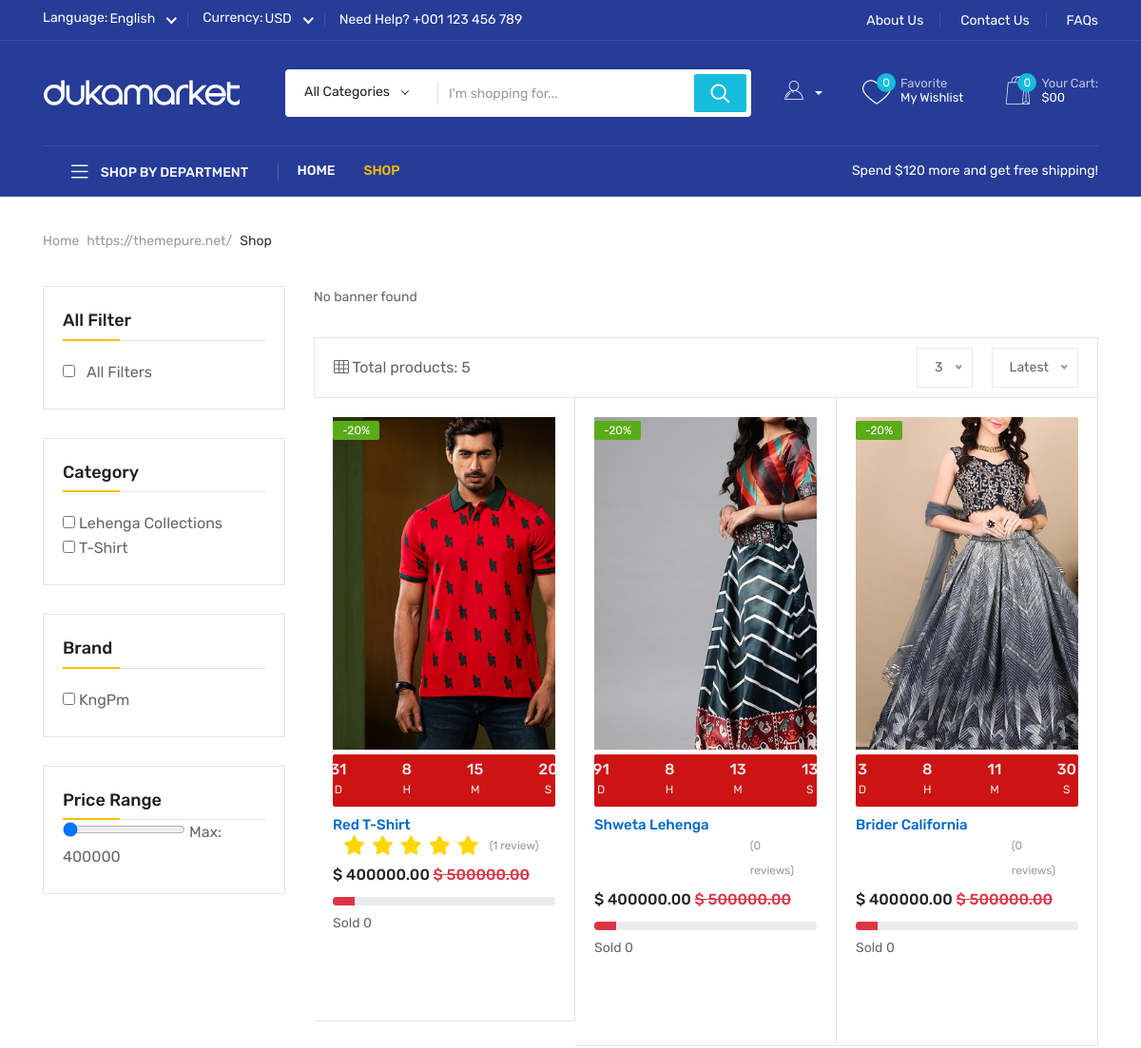
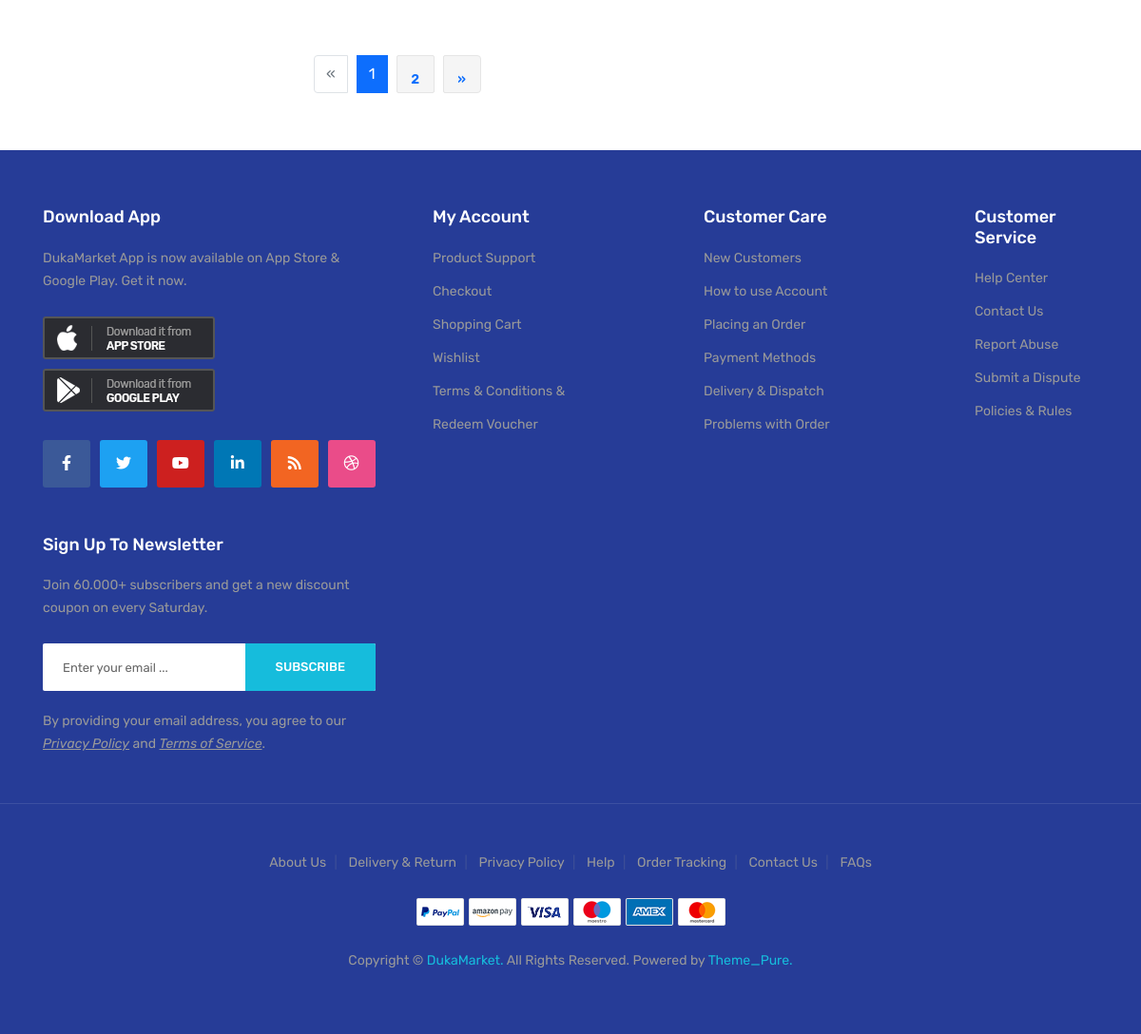
The app's page /shop/ with its own data (2 pictures, top to bottom).
### store/models.py (models this page shows, shortened)
class ImageTagMixin(models.Model):
    class Meta:
        abstract = True

class Category(ImageTagMixin):
    parent = models.ForeignKey('self', related_name='children', on_delete=models.CASCADE,
                               null=True, blank=True)
    title = models.CharField(max_length=150, unique=True)
    slug = models.SlugField(max_length=150, unique=True, blank=True, null=True)
    keyword = models.CharField(max_length=150, default='N/A')
    description = models.CharField(max_length=150, default='N/A')
    image = models.ImageField(upload_to='categories/%Y/%m/%d/',
                              default='defaults/default.jpg',
                              validators=[validate_image_size])
    status = models.CharField(max_length=10, choices=STATUS_CHOICES, default='active')
    is_featured = models.BooleanField(default=False)
    created_at = models.DateTimeField(auto_now_add=True)
    updated_at = models.DateTimeField(auto_now=True)
    class Meta:
        ordering = ['id']
        verbose_name_plural = '01. Categories'

class Brand(ImageTagMixin):
    title = models.CharField(max_length=150, unique=True)
    slug = models.SlugField(max_length=150, unique=True, blank=True, null=True)
    keyword = models.CharField(max_length=150, default='N/A')
    description = models.CharField(max_length=150, default='N/A')
    image = models.ImageField(upload_to='brands/%Y/%m/%d/',
                              default='defaults/default.jpg',
                              validators=[validate_image_size])
    status = models.CharField(max_length=10, choices=STATUS_CHOICES, default='active')
    is_featured = models.BooleanField(default=False)
    created_at = models.DateTimeField(auto_now_add=True)
    updated_at = models.DateTimeField(auto_now=True)
    class Meta:
        ordering = ['id']
        verbose_name_plural = '02. Brands'

class Product(ImageTagMixin):
    category = models.ForeignKey(Category, related_name='products', on_delete=models.CASCADE)
    brand = models.ForeignKey(Brand, related_name='products', on_delete=models.CASCADE)
    variant = models.CharField(max_length=150, choices=VARIANTS_TYPE_CHOICES, default='none')
    title = models.CharField(max_length=150, unique=True)
    slug = models.SlugField(max_length=150, unique=True, blank=True, null=True)
    old_price = models.DecimalField(max_digits=10, decimal_places=2, default=Decimal('500000.00'))
    sale_price = models.DecimalField(max_digits=10, decimal_places=2, default=Decimal('400000.00'))
    discount_percent = models.PositiveIntegerField(validators=[MinValueValidator(0), MaxValueValidator(100)], default=20)
    available_stock = models.PositiveIntegerField(validators=[MaxValueValidator(10000)], default=1)
    sold = models.PositiveIntegerField(default=0)
    prev_des = models.TextField(default='N/A')
    add_des = models.TextField(default='N/A')
    short_des = models.TextField(default='N/A')
    long_des = models.TextField(default='N/A')
    keyword = models.TextField(default='N/A')
    description = models.TextField(default='N/A')
    tag = models.CharField(max_length=150, default='N/A')
    deadline = models.DateTimeField(blank=True, null=True)
    is_deadline = models.BooleanField(default=False)
    is_featured = models.BooleanField(default=False)
    status = models.CharField(max_length=10, choices=STATUS_CHOICES, default='active')
    created_at = models.DateTimeField(auto_now_add=True)
    updated_at = models.DateTimeField(auto_now=True)
    class Meta:
        ordering = ['id']
        verbose_name_plural = '05. Products'

class ImageGallery(ImageTagMixin):
    product = models.ForeignKey(Product, related_name='images', on_delete=models.CASCADE)
    image = models.ImageField(upload_to='galleries/%Y/%m/%d/',
                              default='defaults/default.jpg',
                              validators=[validate_image_size])
    status = models.CharField(max_length=10, choices=STATUS_CHOICES, default='active')
    created_at = models.DateTimeField(auto_now_add=True)
    updated_at = models.DateTimeField(auto_now=True)
    class Meta:
        ordering = ['id']
        verbose_name_plural = '07. Image Galleries'

### store/views.py (the view)
# urls.py: path('shop/', ShopView.as_view(), name='shop'),
@method_decorator(never_cache, name='dispatch')
class ShopView(generic.View):
    def get(self, request):
        per_page_options = [3,6,12]
        sort_options = ['latest','new','upcoming']
        products = Product.objects.filter(status='active', available_stock__gt=0) \
            .select_related('category','brand') \
            .prefetch_related('reviews', 'variants') \
            .annotate(avg_rate=Avg('reviews__rating', filter=Q(reviews__status='active')))
        banners = Slider.objects.filter(slider_type='add', status='active')[:1]
        per_page = int(request.GET.get('per_page') or 3)
        sort_by = request.GET.get('sort','latest')
        page_number = int(request.GET.get('page') or 1)
        sort_map = {'latest':'-created_at','new':'created_at','upcoming':'deadline'}
        if sort_by == 'upcoming':
            products = products.filter(deadline__gt=timezone.now()).order_by('deadline')
        else:
            products = products.order_by(sort_map.get(sort_by,'-created_at'))
        paginator = Paginator(products, per_page)
        page_obj = paginator.get_page(page_number)
        context = {
            'products': page_obj,
            'banners': banners,
            'page_obj': page_obj,
            'per_page_options': per_page_options,
            'sort_options': sort_options,
            'selected_per_page': per_page,
            'selected_sort': sort_by
        }
        if request.headers.get('x-requested-with') == 'XMLHttpRequest':
            return JsonResponse({
                'html': render_to_string('store/grid.html',context,request=request),
                'pagination_html': render_to_string('store/pagination.html',context,request=request)
            })
        return render(request,'store/shop.html',context)

### templates/store/shop.html (shortened to what this page needs)
{% extends 'base.html' %}
{% load static %}
{% block main_content %}
<section class="breadcrumb__area box-plr-75">
    <div class="container">
        <div class="row">
            <div class="col-xxl-12">
                <div class="breadcrumb__wrapper">
                    <nav aria-label="breadcrumb">
                        <ol class="breadcrumb">
                            <li class="breadcrumb-item"><a href="{% url 'home' %}">Home</a></li>
                            <li class="breadcrumb-item active" aria-current="page">Shop</li>
                        </ol>
                    </nav>
                </div>
            </div>
        </div>
    </div>
</section>
<div class="shop-area mb-20">
    <div class="container">
        <div class="row">
            <div class="col-xl-3 col-lg-3">
                {% include 'store/filter.html' %}
            </div>
            <div class="col-xl-9 col-lg-9">
                <div class="shop-banner mb-30">
                    {% if banners %}
                    {% for banner in banners %}
                    <div class="banner-image">
                        <img class="banner-l" src="{{ banner.image.url }}" alt="{{ banner.title|title }}" style="width:100%;height:50%;">
                        <div class="banner-content text-center">
                            <h6>{{ banner.title|title }}</h6>
                            <p class="banner-text mb-30">
                                {{ banner.sub_title|truncatewords:10 }}
                            </p>
                            <a href="{% url 'shop' %}" class="st-btn-d b-radius">Discover now</a>
                        </div>
                    </div>
                    {% endfor %}
                    {% else %}
                    <p>No banner found</p>
                    {% endif %}
                </div>
                <div class="product-lists-top">
                    <div class="product__filter-wrap">
                        <div class="row align-items-center">
                            <div class="col-xxl-6 col-xl-6 col-lg-6 col-md-6">
                                <div class="product__filter d-sm-flex align-items-center">
                                    <div class="product__col">
                                        <i class="fal fa-th"></i>
                                        <span>Total products: {{ page_obj.paginator.count }}</span>
                                    </div>
                                </div>
                            </div>
                            <div class="col-xxl-6 col-xl-6 col-lg-6 col-md-6">
                                <div class="product__filter-right d-flex align-items-center justify-content-md-end">
                                    <div class="product__sorting product__show-no">
                                    </div>
                                    <div class="product__sorting product__show-position ml-20">
                                    </div>
                                </div>
                            </div>
                        </div>
                    </div>
                </div>
                <div class="product__show-list">
                    <div class="row g-0" id="product-grid">
                        {% include 'store/grid.html' %}
                    </div>
                </div>
                <div class="row">
                    <div class="col-xl-12">
                        <div class="basic-pagination pt-30 pb-30" id="pagination">
                            {% include 'store/pagination.html' %}
                        </div>
                    </div>
                </div>
            </div>
        </div>
    </div>
</div>
{% endblock main_content %}

### templates/store/filter.html
<div class="shop-sidebar">
    <div class="product-widget mb-30">
        <h5 class="pt-title">All Filter</h5>
        <div class="product__all-filter mt-20">
            <input type="checkbox" id="all-filters" class="filter-checkbox me-2" data-filter="all">
            <label for="all-filters">All Filters</label>
        </div>
    </div>
    <div class="product-widget mb-30">
        <h5 class="pt-title">Category</h5>
        <div class="product__category mt-20">
            {% for cat in cats %}
            <div class="product__category-item">
                <input type="checkbox" class="filter-checkbox filter-category" data-filter="category" value="{{ cat.id }}">
                <label>{{ cat.title }}</label>
            </div>
            {% endfor %}
        </div>
    </div>
    <div class="product-widget mb-30">
        <h5 class="pt-title">Brand</h5>
        <div class="product__brand mt-20">
            {% for brand in brands %}
            <div class="product__brand-item">
                <input type="checkbox" class="filter-checkbox filter-brand" data-filter="brand" value="{{ brand.id }}">
                <label>{{ brand.title }}</label>
            </div>
            {% endfor %}
        </div>
    </div>
    <div class="product-widget mb-30">
        <h5 class="pt-title">Price Range</h5>
        <input type="range" id="maxPrice" min="{{ min_price }}" max="{{ max_price }}" value="{{ max_price }}" step="5">
        <span id="priceValue">Max: {{ max_price }}</span>
    </div>
</div>

### templates/store/grid.html (shortened to what this page needs)
{% if products %}
    {% for product in products %}
        <div class="col-xl-4 col-lg-4 col-md-6 col-sm-6 mb-30">
            <div class="product__item product__item-d">
                <div class="product__thumb fix">
                    <div class="product-image w-img">
                        <a href="{% url 'product-detail' product.slug product.id %}">
                            <img src="{{ product.images.first.image.url }}"
                                 alt="{{ product.title|title }}"
                                 style="width: 310px; height: 350px; object-fit: cover;">
                        </a>
                    </div>
                    {% if product.deadline %}
                        <div class="countdown countdown-small mt-5">
                            <div class="countdown-inner b-radius"
                                 data-countdown=""
                                 data-date="{{ product.deadline|date:'c' }}">
                                <ul class="text-center"
                                    style="padding:0; list-style:none; display:flex; justify-content:center; gap:10px;">
                                    <li><span data-days="">0</span>d</li>
                                    <li><span data-hours="">0</span>h</li>
                                    <li><span data-minutes="">0</span>m</li>
                                    <li><span data-seconds="">0</span>s</li>
                                </ul>
                            </div>
                        </div>
                    {% endif %}
                    <div class="product__offer">
                        <span class="discount">-{{ product.discount_percent }}%</span>
                    </div>
                </div>
                <div class="product__content">
                    <h6>
                        <a href="{% url 'product-detail' product.slug product.id %}">
                            {{ product.title|title|truncatewords:5 }}
                        </a>
                    </h6>
                    <div class="rating mb-5">
                        <ul>
                            <i class="fa {% if product.avg_rate >= 1 %}fa-star{% else %}fa-star-o{% endif %}" style="color:#FFD700;"></i>
                            <i class="fa {% if product.avg_rate >= 2 %}fa-star{% else %}fa-star-o{% endif %}" style="color:#FFD700;"></i>
                            <i class="fa {% if product.avg_rate >= 3 %}fa-star{% else %}fa-star-o{% endif %}" style="color:#FFD700;"></i>
                            <i class="fa {% if product.avg_rate >= 4 %}fa-star{% else %}fa-star-o{% endif %}" style="color:#FFD700;"></i>
                            <i class="fa {% if product.avg_rate >= 5 %}fa-star{% else %}fa-star-o{% endif %}" style="color:#FFD700;"></i>
                        </ul>
                        <span>
                            ({{ product.reviews.count }} review{{ product.reviews.count|pluralize }})
                        </span>
                    </div>
                    <div class="price mb-10">
                        <span>
                            $ {{ product.sale_price }}
                            {% if product.old_price %}
                                <del class="text-danger">$ {{ product.old_price }}</del>
                            {% endif %}
                        </span>
                    </div>
                    <div class="progress mb-5">
                        <div class="progress-bar bg-danger" style="width: 10%;"></div>
                    </div>
                    <div class="progress-rate">
                        <span>Sold {{ product.sold }}</span>
                    </div>
                </div>
            </div>
        </div>
    {% endfor %}
{% else %}
    <p>No products found!</p>
{% endif %}

### records on screen
Category: title "Lehenga Collections"
Category: title "T-Shirt"
Brand: title "KngPm"
Product: images.first.image (picture), discount_percent "20", title "Red T-Shirt", reviews.count "1", sale_price "400000.00", old_price "500000.00", sold "0"
Product: images.first.image (picture), discount_percent "20", title "Shweta Lehenga", reviews.count "0", sale_price "400000.00", old_price "500000.00", sold "0"
Product: images.first.image (picture), discount_percent "20", title "Brider California", reviews.count "0", sale_price "400000.00", old_price "500000.00", sold "0"

### other values on screen
{{ max_price }} "400000"
{{ page_obj.paginator.count }} "5"
{{ num }} "1"
{{ num }} "2"
